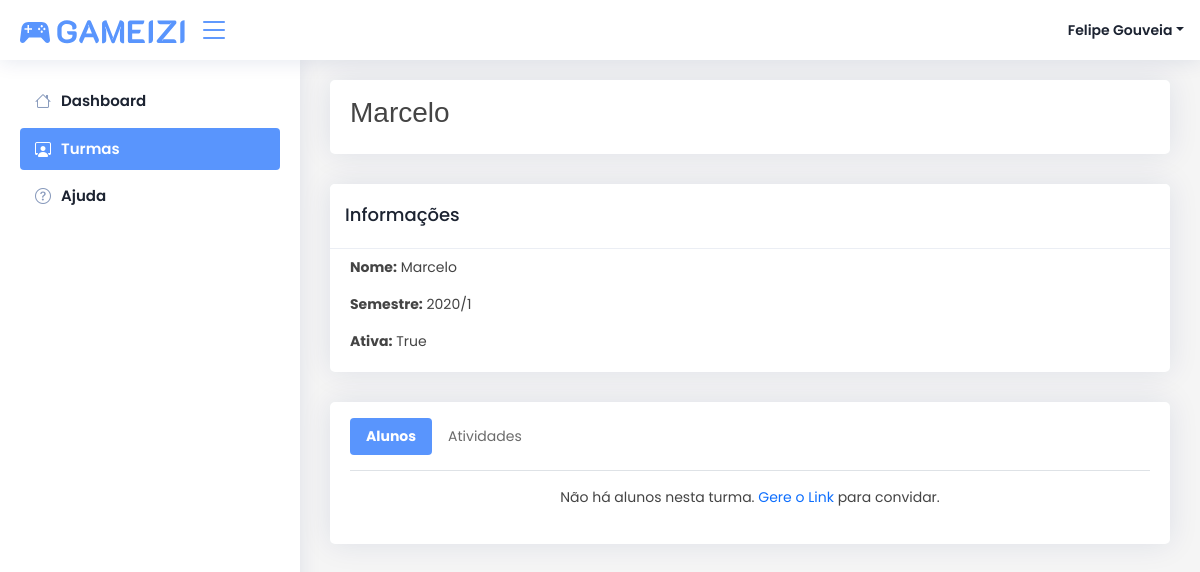
Before: /turma/9/ (signed in) with the older database file.
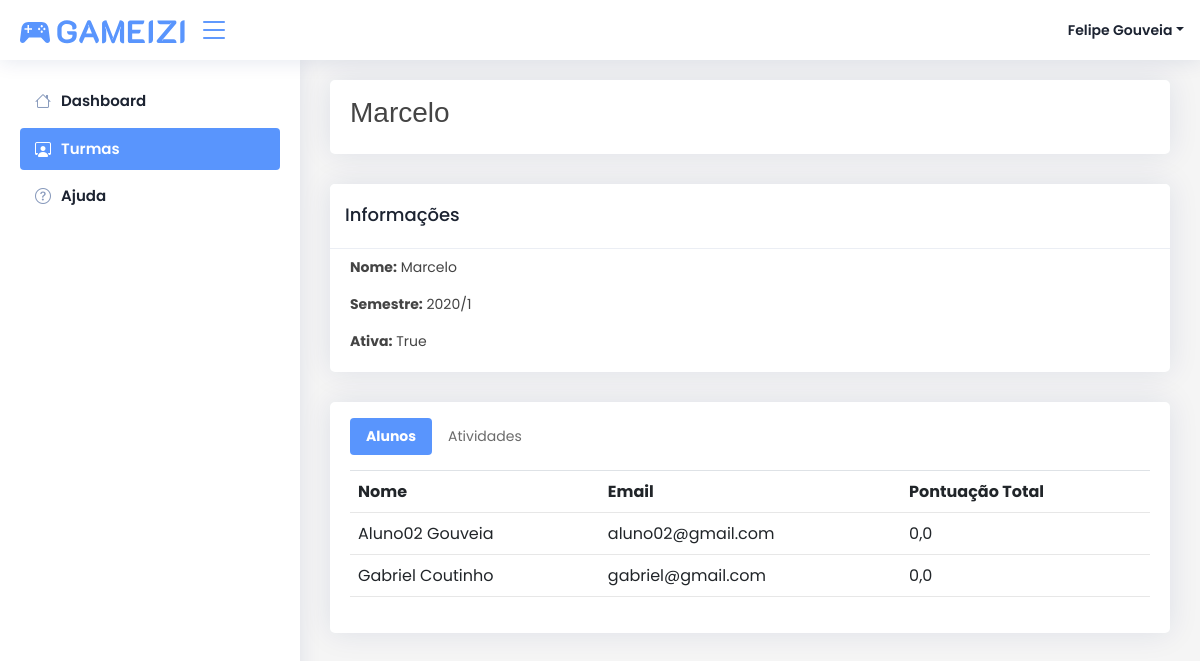
After: the same page with the newer database file.
### core/models.py (models this page shows, shortened)
class Turma(models.Model):
    nome = models.CharField('Nome', max_length=1024)
    criado_em = models.DateField("Criado Em", auto_now_add=True)
    ativa = models.BooleanField('Ativa', default=True)
    semestre = models.CharField("Semestre", max_length=1024)
    hash_convite = models.CharField('Hash Convite', max_length=1024, blank=True, null=True)
    def __str__(self):
        return self.nome

class AlunosTurma(models.Model):
    turma = models.ForeignKey(Turma, on_delete=models.CASCADE)
    aluno = models.ForeignKey(Aluno, on_delete=models.CASCADE)
    pontuacao = models.FloatField('Pontuação', default=0)
    data_criacao = models.DateField("Criado Em", auto_now_add=True)

class Aluno(models.Model):
    usuario = models.ForeignKey(settings.AUTH_USER_MODEL, on_delete=models.CASCADE, null=True, blank=True)
    nome = models.CharField("Nome", max_length=1024, null=False)
    sobrenome = models.CharField("Sobrenome", max_length=1024, null=False)
    pontuacao = models.FloatField("Pontuação", default=0, blank=True, null=True)
    tipo = models.CharField("Tipo", choices=TIPOS_ALUNOS, max_length=1024, default='K', blank=True, null=True)
    confirmado = models.BooleanField('Confirmado', default=False)
    criado_em = models.DateField("Criado Em", auto_now_add=True)
    def obter_nome_completo(self):
        return self.nome + ' ' + self.sobrenome
    def calcular_pontuacao_total(self, turma):
        try:
            atividades = AlunosAtividade.objects.filter(aluno=self, atividade__turma=turma)
            total = 0
            for atividade in atividades:
                total += atividade.nota
            return float(total)
        except:
            return 0

### core/views.py (the view)
# urls.py: path('turma/<int:pk>/', views.detalhe_turma, name='detalhe_turma'),
@login_required(login_url='/login')
def detalhe_turma(request, pk):
    turma = Turma.objects.get(id=pk)
    data = {
        'pagina': 'Minhas Turmas',
        'turma': turma,
        'alunos_turma': AlunosTurma.objects.filter(turma=turma).order_by('aluno__nome'),
        'professores': ProfessoresTurma.objects.filter(turma=turma),
        'atividades': Atividade.objects.filter(turma=turma)
    }
    return render(request, 'core/turmas/detalhe.html', data)

### core/templatetags/filtros.py (called while the page is built)
@register.filter(name='obter_ranking_aluno')
def obter_ranking_aluno(usuario):
    try:
        aluno = Aluno.objects.get(usuario=usuario)
        return rankings[aluno.tipo]
    except:
        return 'Professor'

@register.filter(name='calcular_pontuacao_total')
def calcular_pontuacao_total(aluno, turma):
    return aluno.calcular_pontuacao_total(turma)

### core/templates/core/turmas/detalhe.html (shortened to what this page needs)
{% extends 'core/base.html' %}
{% load filtros %}
{% block pagina %}
{{ turma }}
{% endblock pagina %}
{% block conteudo %}
<div class="row">
    <div class="col-12">
        <div class="card p-0 mt-0">
            <div class="card-header py-0">
                <h5 class="card-title">Informações</h5>
            </div>
            <div class="card-body pt-2">
                <div class="row">
                    <div class="col-12">
                        <p class="card-text">
                            <strong>Nome:</strong> {{ turma.nome }}
                        </p>
                        <p class="card-text">
                            <strong>Semestre:</strong> {{ turma.semestre }}
                        </p>
                        <p class="card-text">
                            <strong>Ativa:</strong> {{ turma.ativa }}
                        </p>
                    </div>
                </div>
            </div>
        </div>
    </div>
    <div class="col-12">
        <div class="card mt-0">
            <div class="card-body pt-3">
                <ul class="nav nav-tabs pb-3" id="myTab" role="tablist">
                    <li class="nav-item" role="presentation">
                      <button class="nav-link active" id="alunos-tab" data-bs-toggle="tab" data-bs-target="#alunos" type="button" role="tab" aria-controls="alunos" aria-selected="true">Alunos</button>
                    </li>
                    <li class="nav-item" role="presentation">
                      <button class="nav-link" id="atividades-tab" data-bs-toggle="tab" data-bs-target="#atividades" type="button" role="tab" aria-controls="atividades" aria-selected="false">Atividades</button>
                    </li>
                </ul>
                <div class="tab-content" id="myTabContent">
                    <div class="tab-pane fade show active" id="alunos" role="tabpanel" aria-labelledby="alunos-tab">
                        {% if alunos_turma %}
                        <div class="row">
                            <div class="col-12">
                                <table class="table" id="alunos-table">
                                    <div class="thead">
                                        <th>Nome</th>
                                        <th>Email</th>
                                        <th>Pontuação Total</th>
                                    </div>
                                    <div class="tbody">
                                        {% for aluno_turma in alunos_turma %}
                                        <tr>
                                            <td>{{ aluno_turma.aluno.obter_nome_completo }}</td>
                                            <td>{{ aluno_turma.aluno.usuario.email }}</td>
                                            <td>{{ aluno_turma.aluno|calcular_pontuacao_total:aluno_turma.turma }}</td>
                                        </tr>
                                        {% endfor %}
                                    </div>
                                </table>
                            </div>
                        </div>
                        {% else %}
                        <div class="row">
                            <div class="col-12 text-center pt-3">
                                <p>Não há alunos nesta turma. <a turma-id="{{ turma.id }}" href="#" class="text-primary btn-gerar-link">Gere o Link</a> para convidar.
                            </div>
                        </div>
                        {% endif %}
                    </div>
                </div>
            </div>
        </div>
    </div>
</div>
{% endblock conteudo %}

### core/templates/core/base.html (shortened to what this page needs)
{% load static %}
{% load filtros %}
<html lang="pt-br">
<head>
    <link href="https://cdn.jsdelivr.net/npm/bootstrap@5.1.3/dist/css/bootstrap.min.css" rel="stylesheet">
	<link href="{% static 'css' %}/icons/bootstrap/bootstrap-icons.css" rel="stylesheet">
    <link href="{% static 'css/styles.css' %}" rel="stylesheet">
    <link href="{% static 'css' %}/vendor/custom.css" rel="stylesheet">
</head>
<body>
    <header id="header" class="header fixed-top d-flex align-items-center">
        <div class="d-flex align-items-center justify-content-between">
            <a href="#!" class="d-flex align-items-center">
                <img src="{% static 'img/gameizi.svg' %}" alt="" >
            </a>
            <i class="bi bi-list toggle-sidebar-btn"></i>
        </div>
        <nav class="header-nav ms-auto">
            <ul class="d-flex align-items-center">
                <li class="nav-item dropdown pe-3">
                    <a class="nav-link nav-profile d-flex align-items-center pe-0" href="#" data-bs-toggle="dropdown">
                    <span class="d-none d-md-block dropdown-toggle ps-2">{{ user.first_name|title }} {{ user.last_name|title }}</span>
                    </a>
                </li>
            </ul>
        </nav>
    </header>
    {% include 'core/menu.html' %}
    <main class="main" id="main">
        <div class="card mt-0">
            <div class="card-body py-3">
                <div class="row">
                    <div class="col-md-6 text-start">
                        <h1 class="h3">{% block pagina %}{% endblock pagina %}</h1>
                    </div>
                    <div class="col-md-6 text-end">
                    </div>
                </div>
            </div>
        </div>
        {% block conteudo %}
        {% endblock conteudo %}
    </main>
</body>
</html>

### core/templates/core/menu.html (shortened to what this page needs)
<aside id="sidebar" class="sidebar">
    <ul class="sidebar-nav" id="sidebar-nav">
        <li class="nav-item">
            <a class="nav-link {% if not pagina == 'Dashboard' %} collapsed {% endif %}" href="{% url 'core:index' %}">
            <i class="bi bi-house"></i>
            <span>Dashboard</span>
            </a>
        </li>
        <li class="nav-item">
            <a class="nav-link {% if not pagina == 'Minhas Turmas' %} collapsed {% endif %}" href="{% url 'core:turmas' %}">
            <i class="bi bi-person-workspace"></i>
            <span>Turmas</span>
            </a>
        </li>
        <li class="nav-item">
            <a class="nav-link {% if not pagina == 'Ajuda' %} collapsed {% endif %}" href="#">
            <i class="bi bi-question-circle"></i>
            <span>Ajuda</span>
            </a>
        </li>
    </ul>
</aside>

### core/static/css/styles.css (style rules this page uses)
* { padding: 0; margin: 0; box-sizing: border-box; font-family: 'Poppins', sans-serif; }
body { font-size: .875rem; }
.card { margin-top: 2rem; width: 100%; }
.card-header { background-color: #f0f0f0; }
.sidebar { position: fixed; top: 0; bottom: 0; left: 0; z-index: 100; padding: 48px 0 0; box-shadow: inset -1px 0 0 rgba(0, 0, 0, .1); }
.sidebar .nav-link { font-weight: 500; color: #333; }
a { color: #2470dc; text-decoration: none; }

Changed rows visible on the page:
added AlunosTurma: aluno.obter_nome_completo "Aluno02 Gouveia", aluno.usuario.email "aluno02@gmail.com", aluno|calcular_pontuacao_total "0,0"
added AlunosTurma: aluno.obter_nome_completo "Gabriel Coutinho", aluno.usuario.email "gabriel@gmail.com", aluno|calcular_pontuacao_total "0,0"
Other visible differences:
text no longer shown: "Não há alunos nesta turma. Gere o Link para convidar."
text now shown: "Nome Email Pontuação Total"
